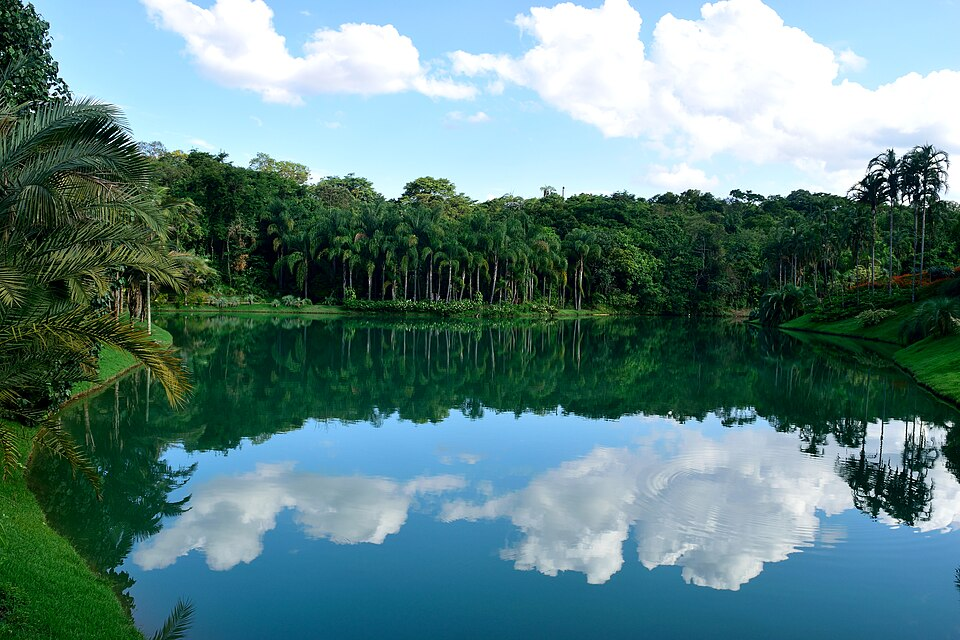
#> input picture Paisagem_no_Inhotim.jpg, 960 x 640 px
$ python main.py Paisagem_no_Inhotim.jpg 1.0 1.0
#> lines starting #> are read from the running program, lines starting #| are printed output that depends on the picture; after the words box and inside, x2 and y2 are one past the last pixel; in counts of white or black regions, pixels touching at a corner belong together
"""
Inversão de Valores de Matizes no modelo HSV.

Recebe uma imagem colorida e dois parâmetros H e d,
inverte os matizes h ∈ [H-d, H+d] aplicando h' = (h - 180) mod 360,
preservando S e V.

Uso: python main.py <imagem> <H> <d>
  <imagem>  caminho da imagem (jpg, png, bmp, webp, tiff)
  <H>       valor do matiz central (0 a 360)
  <d>       raio da faixa (0 a 180)

Exemplo: python main.py flores.jpg 0 30
"""

import os
import sys

import cv2
import numpy as np

def carregar_imagem(caminho):
    """Carrega imagem e valida existência."""
#> called with caminho = 'Paisagem_no_Inhotim.jpg'
    img = cv2.imread(caminho)
#> img is the input picture: shape (640, 960, 3); mean B, G, R 130.8, 130.9, 94.7
#|   Imagem carregada: 960×640 pixels
    if img is None:
        print(f"Erro: não foi possível carregar '{caminho}'")
        print("Formatos suportados: jpg, png, bmp, webp, tiff")
        sys.exit(1)
    return img


def bgr_para_hsv_float(img_bgr):
    """
    Converte BGR (uint8) -> HSV com H em [0,360), S e V em [0,1].
    Usa conversão float para máxima precisão.
    """
    rgb_float = cv2.cvtColor(img_bgr, cv2.COLOR_BGR2RGB).astype(np.float32) / 255.0
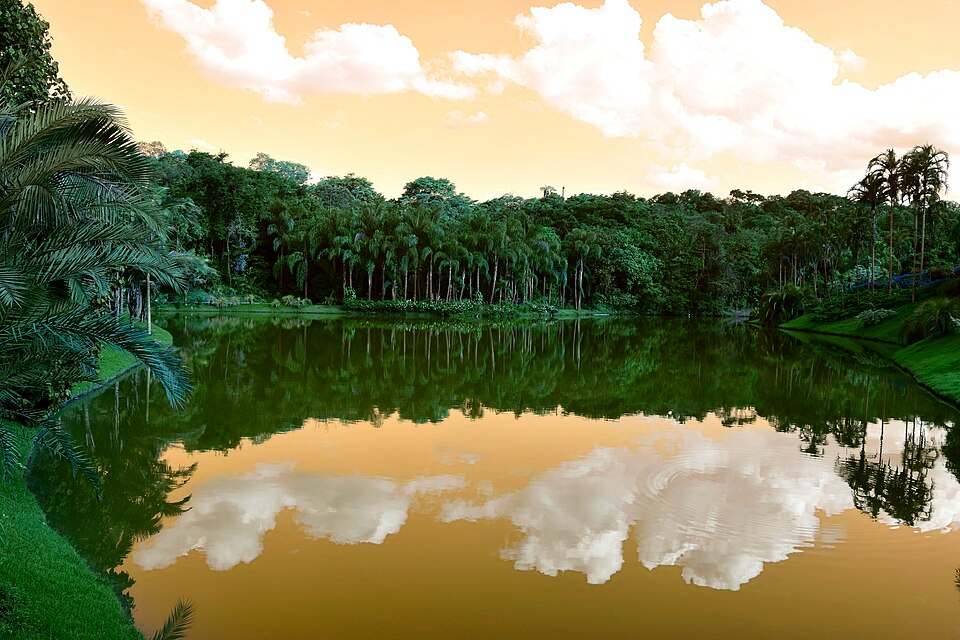
#> rgb_float: shape (640, 960, 3) float32; mean B, G, R 0.372, 0.514, 0.513
    hsv = cv2.cvtColor(rgb_float, cv2.COLOR_RGB2HSV)
#> hsv: shape (640, 960, 3) float32; mean H, S, V 164.4, 0.5, 0.6
    return hsv  # H: [0,360), S: [0,1], V: [0,1]


def hsv_float_para_bgr(hsv):
    """
    Converte HSV (H em [0,360), S e V em [0 ,1]) -> BGR (uint8).
    """
    rgb_float = cv2.cvtColor(hsv, cv2.COLOR_HSV2RGB)
    # Clipa para [0,1] antes de converter para uint8 (evita artefatos)
    rgb_float = np.clip(rgb_float, 0.0, 1.0)
    bgr = cv2.cvtColor((rgb_float * 255.0).astype(np.uint8), cv2.COLOR_RGB2BGR)
    return bgr


def construir_mascara(h, H, d):
    """
    Constrói máscara booleana dos pixels cujo matiz h pertence a [H-d, H+d] (mod 360).
    Trata o wrap-around no ponto 0°/360°.

    Parâmetros:
        h: array de matizes em [0, 360)
        H: matiz central
        d: raio da faixa
    Retorna:
        mask: array booleano com mesma forma de h
    """
    low = (H - d) % 360
    high = (H + d) % 360

    # Faixa cobre todo o círculo
    if d >= 180 or low == high:
        return np.ones_like(h, dtype=bool)

    if low <= high:
        mask = (h >= low) & (h <= high)
    else:
        # Faixa cruza 0°/360° (ex: H=10, d=30 -> [340,360) U [0,40])
        mask = (h >= low) | (h <= high)

    return mask

def inverter_matizes(img_bgr, H, d):
    """
    Inverte os matizes da imagem que estão na faixa [H-d, H+d].

    Para cada pixel com matiz h na faixa, aplica: h' = (h - 180) mod 360.
    As bandas S e V são preservadas integralmente.

    Parâmetros:
        img_bgr: imagem BGR (uint8)
        H: matiz central (0 a 360)
        d: raio da faixa (0 a 180)

    Retorna:
        img_resultado_bgr: imagem resultado BGR (uint8)
        mask: máscara dos pixels afetados
    """
    # Converte para HSV float (H em [0,360))
    hsv = bgr_para_hsv_float(img_bgr)

    # Extrai banda H como float64 para precisão
    h = hsv[:, :, 0].astype(np.float64)
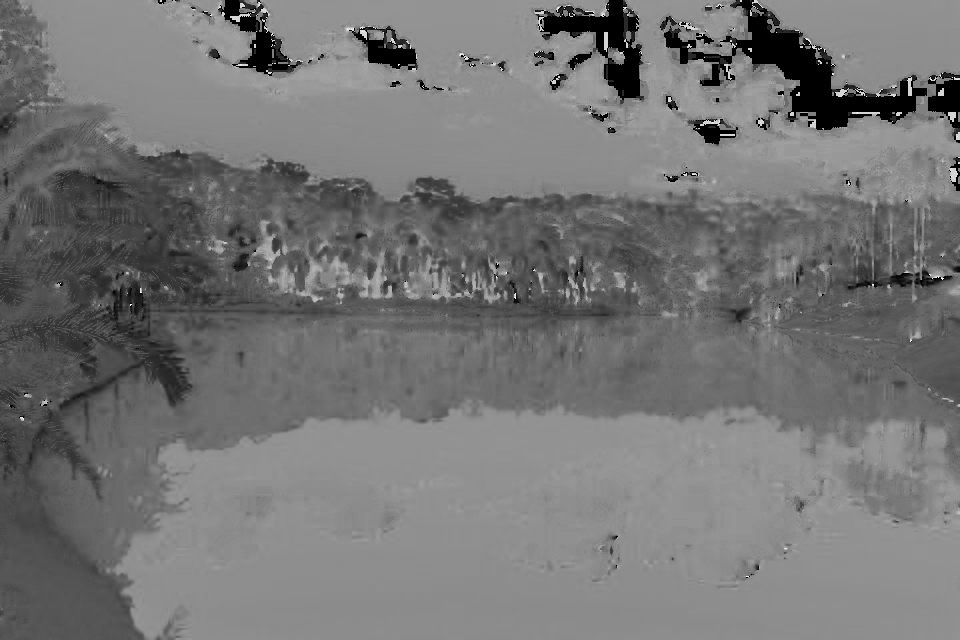
#> h: shape (640, 960) float64; min 0, max 357.7, mean 164.3; drawn with min black and max white

    # Constrói máscara da faixa [H-d, H+d]
    mask = construir_mascara(h, H, d)
#> in construir_mascara, `mask = (h >= low) & (h <= high)`:
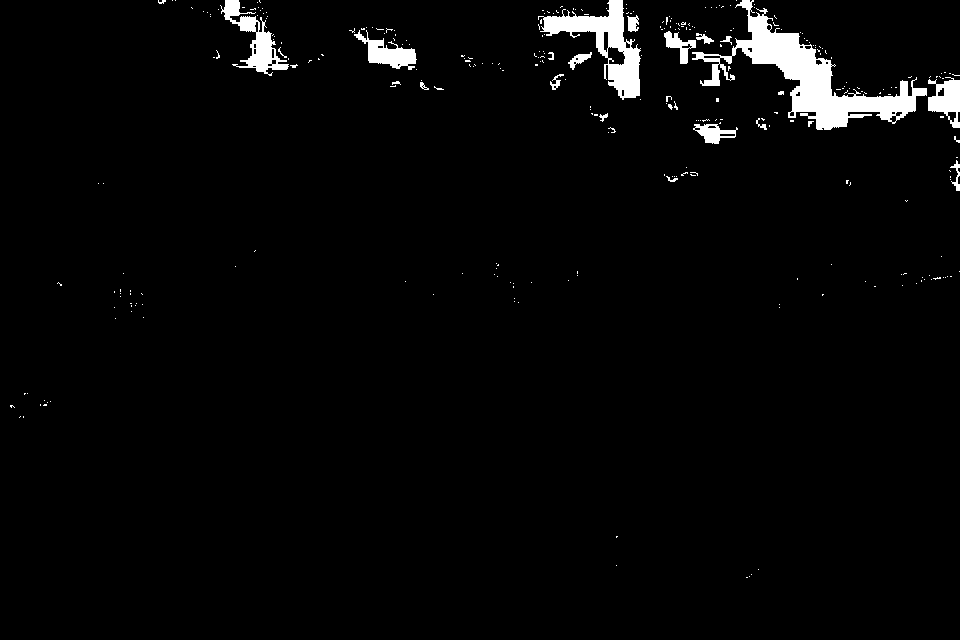
#> mask: shape (640, 960) bool; 2.8% white; 307 white regions (284 under 20 px), largest, box (x1, y1, x2, y2) and area: (692, 0, 927, 130) 7538, (538, 0, 641, 100) 3314, (220, 0, 289, 76) 1610

    # Aplica inversão: h' = (h - 180) mod 360
    h_invertido = np.where(mask, (h - 180.0) % 360.0, h)
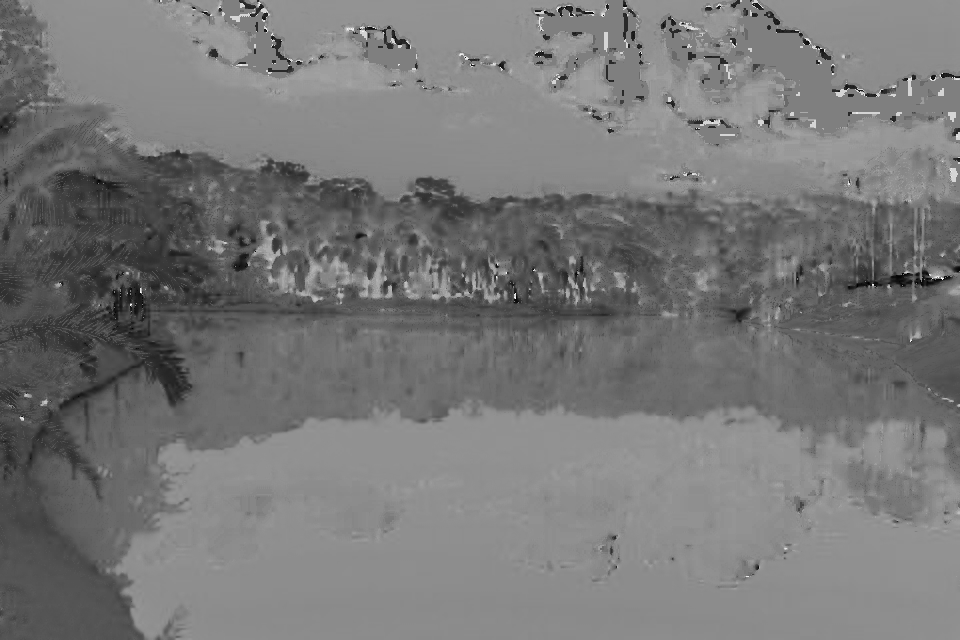
#> h_invertido: shape (640, 960) float64; min 2.07, max 357.7, mean 169.3; drawn with min black and max white

    # Atualiza somente a banda H
    hsv[:, :, 0] = h_invertido.astype(np.float32)
#> hsv: shape (640, 960, 3) float32; mean H, S, V 169.4, 0.5, 0.6

    # Converte de volta para BGR
    img_resultado_bgr = hsv_float_para_bgr(hsv)

    return img_resultado_bgr, mask


def salvar_resultado(img_resultado, caminho_original, H, d):
    """Salva a imagem resultado com nome derivado da original."""
    nome, ext = os.path.splitext(caminho_original)
    caminho_saida = f"{nome}_H{int(H)}_d{int(d)}{ext}"
    cv2.imwrite(caminho_saida, img_resultado)
    print(f"  Imagem salva em: {caminho_saida}")
    return caminho_saida


if __name__ == "__main__":
    if len(sys.argv) < 4:
        print(__doc__)
        sys.exit(1)

    caminho = sys.argv[1]
    H = float(sys.argv[2])
    d = float(sys.argv[3])

    if not (0 <= H <= 360):
        print("Erro: H deve estar entre 0 e 360")
        sys.exit(1)
    if not (0 <= d <= 180):
        print("Erro: d deve estar entre 0 e 180")
        sys.exit(1)

    print("=" * 52)
    print("  INVERSÃO DE VALORES DE MATIZES (HSV)")
    print("=" * 52)
    print(f"  Imagem:  {caminho}")
    print(f"  H = {H}°, d = {d}°")
    print(f"  Faixa:   [{(H - d) % 360:.1f}°, {(H + d) % 360:.1f}°]")
    print("  Inversão: h' = (h - 180) mod 360")
    print("=" * 52)

    img_original = carregar_imagem(caminho)
    print(
        f"\n  Imagem carregada: {img_original.shape[1]}×{img_original.shape[0]} pixels"
    )

    img_resultado, mask = inverter_matizes(img_original, H, d)
    print(
        f"  Pixels afetados: {mask.sum():,} de {mask.size:,} "
        f"({100.0 * mask.sum() / mask.size:.1f}%)"
    )
#|   Pixels afetados: 17,065 de 614,400 (2.8%)

    salvar_resultado(img_resultado, caminho, H, d)

    print("\n  Processamento concluído com sucesso!")
